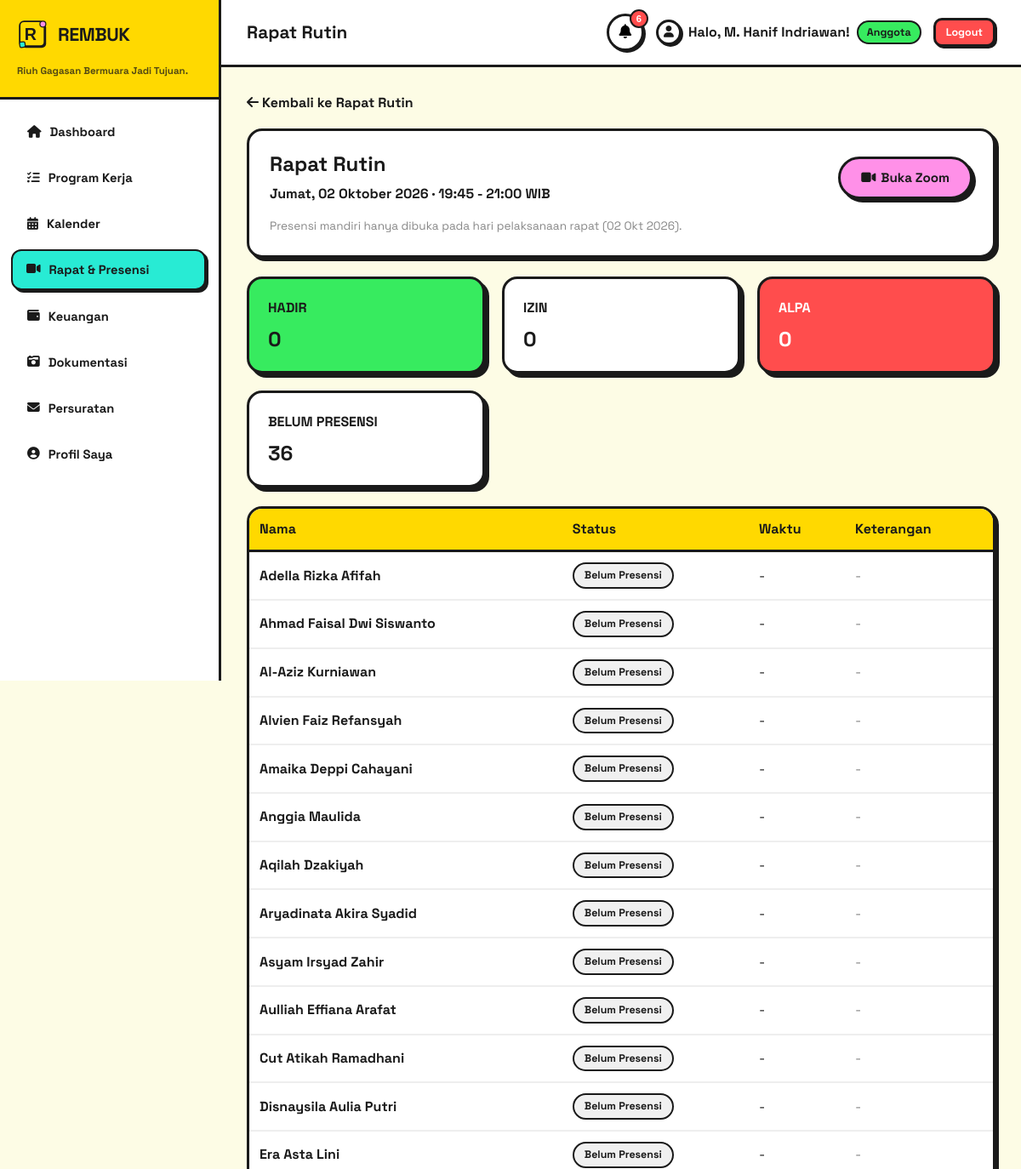
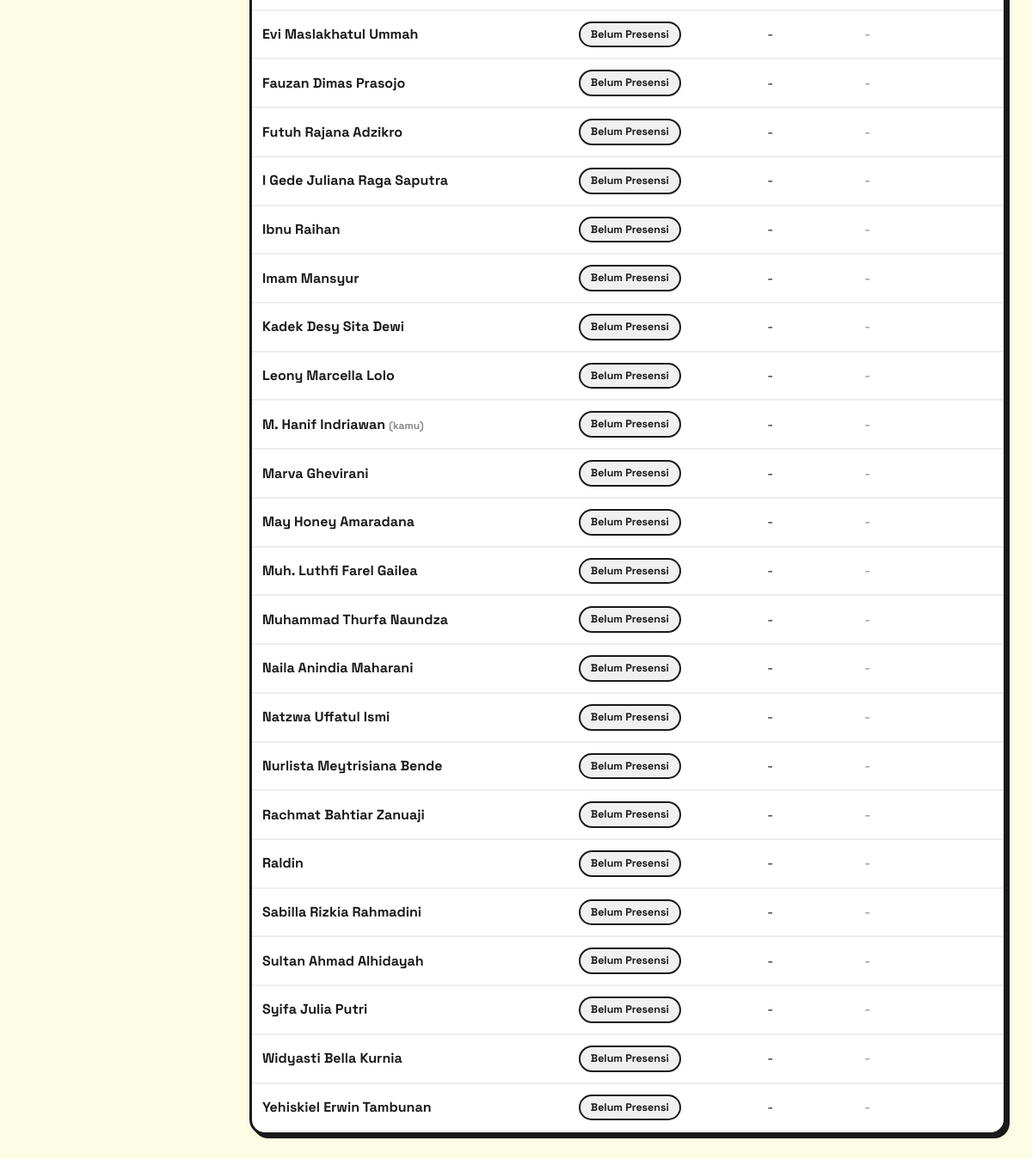
/rapat/presensi.php?id=1 (signed in), run on the app's committed database (2 pictures, top to bottom).
### tables this page shows
CREATE TABLE `rapat_pertemuan` (
  `id` int(11) NOT NULL,
  `rapat_rutin_id` int(11) NOT NULL,
  `judul` varchar(200) NOT NULL,
  `tanggal` date NOT NULL,
  `jam_mulai` time NOT NULL,
  `jam_selesai` time DEFAULT NULL,
  `zoom_link` varchar(500) NOT NULL,
  `created_at` timestamp NOT NULL DEFAULT current_timestamp()
);

CREATE TABLE `users` (
  `id` int(11) NOT NULL,
  `nama_lengkap` varchar(150) NOT NULL,
  `username` varchar(50) NOT NULL,
  `password` varchar(255) NOT NULL,
  `pin` varchar(255) NOT NULL,
  `role` enum('BPH','Koordinator Divisi','Anggota') NOT NULL DEFAULT 'Anggota',
  `divisi_id` int(11) DEFAULT NULL,
  `jabatan` varchar(100) DEFAULT NULL,
  `avatar` varchar(30) DEFAULT NULL,
  `status` enum('aktif','nonaktif') DEFAULT 'aktif',
  `failed_attempts` int(11) DEFAULT 0,
  `locked_until` datetime DEFAULT NULL,
  `created_at` timestamp NOT NULL DEFAULT current_timestamp()
);

### includes/notifications.php (called while the page is built, shortened)
<?php
function getNotifications(PDO $pdo): array {
    $items = [];
    $role = $_SESSION['role'] ?? 'Anggota';
    $userId = (int) ($_SESSION['user_id'] ?? 0);
    try {
        if ($userId) {
            $stmt = $pdo->prepare("SELECT COUNT(*) FROM surat WHERE user_id = ? AND status = 'Revisi'");
            $stmt->execute([$userId]);
            $nRevisi = (int) $stmt->fetchColumn();
        }
    } catch (Throwable $e) {  }
    try {
        $stmt = $pdo->query(
            "SELECT id, judul, tanggal, jam_mulai FROM rapat_pertemuan
             WHERE tanggal BETWEEN CURDATE() AND DATE_ADD(CURDATE(), INTERVAL 1 DAY)
             ORDER BY tanggal ASC, jam_mulai ASC LIMIT 5"
        );
        $rapat = $stmt ? $stmt->fetchAll() : [];
    } catch (Throwable $e) {  }
    try {
        $stmt = $pdo->query(
            "SELECT id, nama_proker, tanggal_pelaksanaan, tanggal_selesai,
                    LEAST(
                        DATEDIFF(COALESCE(tanggal_selesai, tanggal_pelaksanaan), CURDATE()),
                        DATEDIFF(tanggal_pelaksanaan, CURDATE())
                    ) AS sisa_hari
             FROM proker
             WHERE status != 'Done'
               AND (tanggal_pelaksanaan BETWEEN CURDATE() AND DATE_ADD(CURDATE(), INTERVAL 7 DAY)
                    OR tanggal_selesai BETWEEN CURDATE() AND DATE_ADD(CURDATE(), INTERVAL 7 DAY)
                    OR (COALESCE(tanggal_selesai, tanggal_pelaksanaan) < CURDATE()))
             ORDER BY (COALESCE(tanggal_selesai, tanggal_pelaksanaan) < CURDATE()) ASC,
                      ABS(DATEDIFF(COALESCE(tanggal_selesai, tanggal_pelaksanaan), CURDATE())) ASC
             LIMIT 5"
        );
        $deadlines = $stmt ? $stmt->fetchAll() : [];
        foreach ($deadlines as $d) {
            $tglAcuan = $d['tanggal_selesai'] ?? $d['tanggal_pelaksanaan'];
            $sisa = (int) round((strtotime($tglAcuan) - strtotime(date('Y-m-d'))) / 86400);
            $label = $sisa < 0 ? 'Terlewat ' . abs($sisa) . ' hari' : ($sisa === 0 ? 'Hari ini' : 'H-' . $sisa);
            $items[] = [
                'icon' => 'fa-flag-checkered',
                'title' => 'Deadline ' . $label . ': ' . $d['nama_proker'],
                'desc' => tanggalIndo($tglAcuan, true, true),
                'url' => BASE_URL . '/proker/detail.php?id=' . $d['id'],
                'tone' => $sisa < 0 ? 'red' : 'yellow',
            ];
        }
    } catch (Throwable $e) {  }
    try {
        $stmt = $pdo->query(
            "SELECT id, judul, tanggal FROM agenda
             WHERE kategori = 'deadline' AND tanggal BETWEEN CURDATE() AND DATE_ADD(CURDATE(), INTERVAL 7 DAY)
             ORDER BY tanggal ASC LIMIT 3"
        );
        $agendas = $stmt ? $stmt->fetchAll() : [];
        foreach ($agendas as $a) {
            $sisa = (int) round((strtotime($a['tanggal']) - strtotime(date('Y-m-d'))) / 86400);
            $items[] = [
                'icon' => 'fa-calendar-xmark',
                'title' => 'Agenda deadline H-' . $sisa . ': ' . $a['judul'],
                'desc' => tanggalIndo($a['tanggal'], true, true),
                'url' => BASE_URL . '/kalender/index.php?tanggal=' . $a['tanggal'],
                'tone' => 'cyan',
            ];
        }
    } catch (Throwable $e) {  }
    return ['total' => count($items), 'items' => $items];
}

### rapat/presensi.php (the view, shortened to what this page needs)
<?php
require_once '../includes/init.php';
$pertemuan_id = (int) ($_GET['id'] ?? 0);
$stmt = $pdo->prepare(
    "SELECT rp.*, rr.judul AS judul_seri, rr.created_by
     FROM rapat_pertemuan rp JOIN rapat_rutin rr ON rr.id = rp.rapat_rutin_id
     WHERE rp.id = ?"
);
$stmt->execute([$pertemuan_id]);
$pertemuan = $stmt->fetch();
$hariIni = date('Y-m-d');
$adalahHariH = $pertemuan['tanggal'] === $hariIni;
$pageTitle = $pertemuan['judul'];
require_once '../includes/header.php';
$semuaUser = $pdo->query("SELECT id, nama_lengkap FROM users WHERE status = 'aktif' ORDER BY nama_lengkap ASC")->fetchAll();
$stmtPresensi = $pdo->prepare("SELECT * FROM presensi WHERE rapat_pertemuan_id = ?");
$stmtPresensi->execute([$pertemuan_id]);
$presensiByUser = array_column($stmtPresensi->fetchAll(), null, 'user_id');
$rekap = ['Hadir' => 0, 'Izin' => 0, 'Alpa' => 0, 'Belum' => 0];
foreach ($semuaUser as $u) {
    $st = $presensiByUser[$u['id']]['status'] ?? 'Belum';
    $rekap[$st]++;
}
$presensiSaya = $presensiByUser[$_SESSION['user_id']] ?? null;
$sudahHadirHariIni = $presensiSaya && $presensiSaya['status'] === 'Hadir';
?>
<div class="detail-back">
    <a href="index.php" class="back-link"><i class="fas fa-arrow-left"></i> Kembali ke Rapat Rutin</a>
</div>
<div class="neo-card presensi-hero">
    <div class="flex-between">
        <div>
            <h2 class="page-title" style="margin:0;"><?= e($pertemuan['judul']) ?></h2>
            <p class="presensi-hero-meta"><?= tanggalIndo($pertemuan['tanggal'], true, true) ?> &middot; <?= substr($pertemuan['jam_mulai'], 0, 5) ?><?= $pertemuan['jam_selesai'] ? ' - ' . substr($pertemuan['jam_selesai'], 0, 5) : '' ?> WIB</p>
        </div>
        <a href="<?= e($pertemuan['zoom_link']) ?>" target="_blank" rel="noopener" class="neo-btn neo-btn-primary"><i class="fas fa-video"></i> Buka Zoom</a>
    </div>
    <div class="presensi-hero-actions">
        <?php if ($sudahHadirHariIni): ?>
            <span class="presensi-checked-note"><i class="fas fa-circle-check"></i> Kamu sudah presensi hari ini, jam <?= date('H:i', strtotime($presensiSaya['waktu_presensi'])) ?>.</span>
        <?php else: ?>
            <span class="text-subtle text-sm">Presensi mandiri hanya dibuka pada hari pelaksanaan rapat (<?= tanggalIndo($pertemuan['tanggal']) ?>).</span>
        <?php endif; ?>
    </div>
</div>
<div class="grid-auto presensi-summary">
    <div class="neo-card stat-card stat-card-green">
        <span class="stat-label">Hadir</span>
        <h2 class="stat-value"><?= $rekap['Hadir'] ?></h2>
    </div>
    <div class="neo-card stat-card">
        <span class="stat-label">Izin</span>
        <h2 class="stat-value"><?= $rekap['Izin'] ?></h2>
    </div>
    <div class="neo-card stat-card stat-card-red">
        <span class="stat-label">Alpa</span>
        <h2 class="stat-value"><?= $rekap['Alpa'] ?></h2>
    </div>
    <div class="neo-card stat-card stat-card-white">
        <span class="stat-label">Belum Presensi</span>
        <h2 class="stat-value"><?= $rekap['Belum'] ?></h2>
    </div>
</div>
<div class="neo-card table-card">
    <table class="data-table">
        <thead>
            <tr>
                <th>Nama</th>
                <th>Status</th>
                <th>Waktu</th>
                <th>Keterangan</th>
            </tr>
        </thead>
        <tbody>
            <?php foreach ($semuaUser as $u): ?>
                <?php
                    $p = $presensiByUser[$u['id']] ?? null;
                    $status = $p['status'] ?? 'Belum';
                    $statusClass = strtolower($status);
                ?>
                <tr>
                    <td><?= e($u['nama_lengkap']) ?><?= $u['id'] == $_SESSION['user_id'] ? ' <span class="text-subtle text-xs">(kamu)</span>' : '' ?></td>
                    <td><span class="neo-badge status-<?= $statusClass ?>"><?= $status === 'Belum' ? 'Belum Presensi' : $status ?></span></td>
                    <td><?= $p && $p['waktu_presensi'] ? date('d/m H:i', strtotime($p['waktu_presensi'])) : '-' ?></td>
                    <td><?= $p && $p['keterangan'] ? e($p['keterangan']) : '<span class="text-subtle">-</span>' ?></td>
                </tr>
            <?php endforeach; ?>
        </tbody>
    </table>
</div>
<?php require_once '../includes/footer.php'; ?>

### includes/header.php (shortened to what this page needs)
<?php
$user_nama = $_SESSION['nama_lengkap'] ?? 'Pengguna';
$user_role = $_SESSION['role'] ?? 'Anggota';
$current_page = basename($_SERVER['PHP_SELF']);
$current_dir = basename(dirname($_SERVER['PHP_SELF']));
?>
<!DOCTYPE html>
<html lang="id">
<head>
    <link rel="stylesheet" href="https://cdnjs.cloudflare.com/ajax/libs/font-awesome/6.4.0/css/all.min.css">
    <link rel="stylesheet" href="<?= BASE_URL ?>/assets/css/neobrutalism.css">
</head>
<body>
    <div class="layout-wrapper">
        <aside class="sidebar" id="sidebar">
            <div class="sidebar-header">
                <div class="logo-mark">
                    <img src="<?= BASE_URL ?>/assets/img/logo.svg" alt="Logo <?= e(APP_NAME) ?>">
                    <span class="logo-mark-text"><?= APP_NAME ?></span>
                </div>
                <div class="sidebar-tagline"><?= e(APP_TAGLINE) ?></div>
            </div>
            <ul class="nav-links">
                <li><a href="<?= BASE_URL ?>/dashboard.php" class="<?= $current_page === 'dashboard.php' ? 'active' : '' ?>"><i class="fas fa-house"></i> Dashboard</a></li>
                <li><a href="<?= BASE_URL ?>/proker/index.php" class="<?= $current_dir == 'proker' ? 'active' : '' ?>"><i class="fas fa-list-check"></i> Program Kerja</a></li>
                <li><a href="<?= BASE_URL ?>/kalender/index.php" class="<?= $current_dir == 'kalender' ? 'active' : '' ?>"><i class="fas fa-calendar-days"></i> Kalender</a></li>
                <li><a href="<?= BASE_URL ?>/rapat/index.php" class="<?= $current_dir == 'rapat' ? 'active' : '' ?>"><i class="fas fa-video"></i> Rapat &amp; Presensi</a></li>
                <li><a href="<?= BASE_URL ?>/keuangan/index.php" class="<?= $current_dir == 'keuangan' ? 'active' : '' ?>"><i class="fas fa-wallet"></i> Keuangan</a></li>
                <li><a href="<?= BASE_URL ?>/dokumentasi/index.php" class="<?= $current_dir == 'dokumentasi' ? 'active' : '' ?>"><i class="fas fa-camera-retro"></i> Dokumentasi</a></li>
                <li><a href="<?= BASE_URL ?>/surat/index.php" class="<?= $current_dir == 'surat' ? 'active' : '' ?>"><i class="fas fa-envelope"></i> Persuratan</a></li>
                <li><a href="<?= BASE_URL ?>/profil/index.php" class="<?= $current_dir == 'profil' ? 'active' : '' ?>"><i class="fas fa-user-circle"></i> Profil Saya</a></li>
            </ul>
        </aside>
        <main class="main-content">
            <header class="topbar">
                <div class="topbar-left">
                    <h1 class="topbar-title"><?= isset($pageTitle) ? e($pageTitle) : 'Dashboard' ?></h1>
                </div>
                <div class="user-info">
                    <?php
                    $notif_total = 0; $notif_items = [];
                    try { $notif = getNotifications($pdo); $notif_total = $notif['total']; $notif_items = $notif['items']; }
                    catch (Throwable $e) { $notif_total = 0; $notif_items = []; }
                    ?>
                    <div class="notif-wrap">
                        <button type="button" class="notif-bell" id="notifBell" aria-label="Notifikasi (<?= (int) $notif_total ?> perlu perhatian)" aria-haspopup="true" aria-expanded="false">
                            <i class="fas fa-bell"></i>
                            <?php if ($notif_total > 0): ?>
                                <span class="notif-badge"><?= $notif_total > 9 ? '9+' : (int) $notif_total ?></span>
                            <?php endif; ?>
                        </button>
                    </div>
                    <a href="<?= BASE_URL ?>/profil/index.php" class="user-greeting" style="text-decoration:none; color:inherit;">
                        <?= renderAvatar($_SESSION['avatar'] ?? null, 'sm') ?>
                        Halo, <?= e($user_nama) ?>! <span class="role-badge"><?= e($user_role) ?></span>
                    </a>
                    <a href="<?= BASE_URL ?>/auth/logout.php" class="neo-btn neo-btn-danger neo-btn-sm">Logout</a>
                </div>
            </header>
            <div class="content-area">

### data on the page
rapat_pertemuan: judul "Rapat Rutin", tanggal "Jumat, 02 Oktober 2026", jam_mulai "19:45", jam_selesai "21:00", tanggal "02 Okt 2026"
users: nama_lengkap "Adella Rizka Afifah"
users: nama_lengkap "Ahmad Faisal Dwi Siswanto"
users: nama_lengkap "Al-Aziz Kurniawan"
users: nama_lengkap "Alvien Faiz Refansyah"
users: nama_lengkap "Amaika Deppi Cahayani"
users: nama_lengkap "Anggia Maulida"
users: nama_lengkap "Aqilah Dzakiyah"
users: nama_lengkap "Aryadinata Akira Syadid"
users: nama_lengkap "Asyam Irsyad Zahir"
users: nama_lengkap "Aulliah Effiana Arafat"
users: nama_lengkap "Cut Atikah Ramadhani"
users: nama_lengkap "Disnaysila Aulia Putri"
users: nama_lengkap "Era Asta Lini"
users: nama_lengkap "Evi Maslakhatul Ummah"
users: nama_lengkap "Fauzan Dimas Prasojo"
users: nama_lengkap "Futuh Rajana Adzikro"
users: nama_lengkap "I Gede Juliana Raga Saputra"
users: nama_lengkap "Ibnu Raihan"
users: nama_lengkap "Imam Mansyur"
users: nama_lengkap "Kadek Desy Sita Dewi"
users: nama_lengkap "Leony Marcella Lolo"
users: nama_lengkap "M. Hanif Indriawan", shows "(kamu)"
users: nama_lengkap "Marva Ghevirani"
users: nama_lengkap "May Honey Amaradana"
users: nama_lengkap "Muh. Luthfi Farel Gailea"
users: nama_lengkap "Muhammad Thurfa Naundza"
users: nama_lengkap "Naila Anindia Maharani"
users: nama_lengkap "Natzwa Uffatul Ismi"
users: nama_lengkap "Nurlista Meytrisiana Bende"
users: nama_lengkap "Rachmat Bahtiar Zanuaji"
users: nama_lengkap "Raldin"
users: nama_lengkap "Sabilla Rizkia Rahmadini"
users: nama_lengkap "Sultan Ahmad Alhidayah"
users: nama_lengkap "Syifa Julia Putri"
users: nama_lengkap "Widyasti Bella Kurnia"
users: nama_lengkap "Yehiskiel Erwin Tambunan"

### other printed values
APP_NAME "REMBUK"
APP_TAGLINE "Riuh Gagasan Bermuara Jadi Tujuan."
$notif_total "6"
$user_nama "M. Hanif Indriawan"
$user_role "Anggota"
$rekap['Hadir'] "0"
$rekap['Izin'] "0"
$rekap['Alpa'] "0"
$rekap['Belum'] "36"
